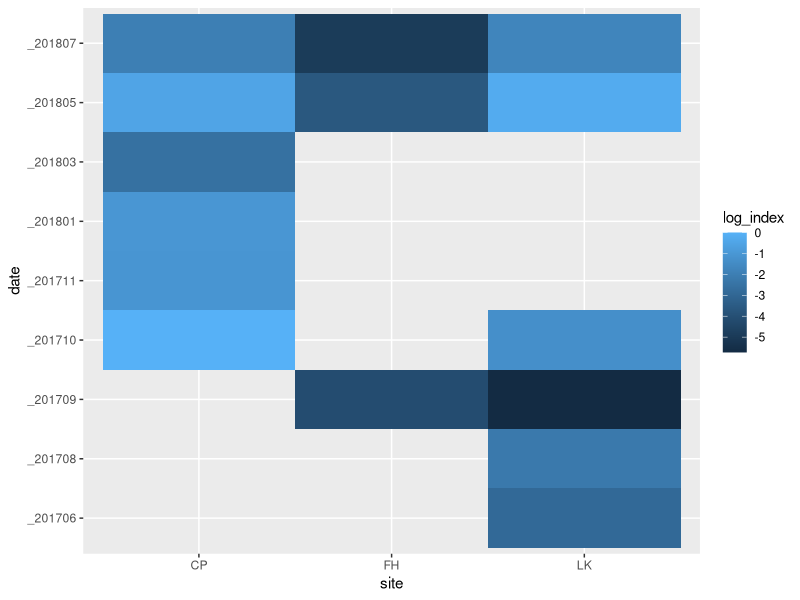
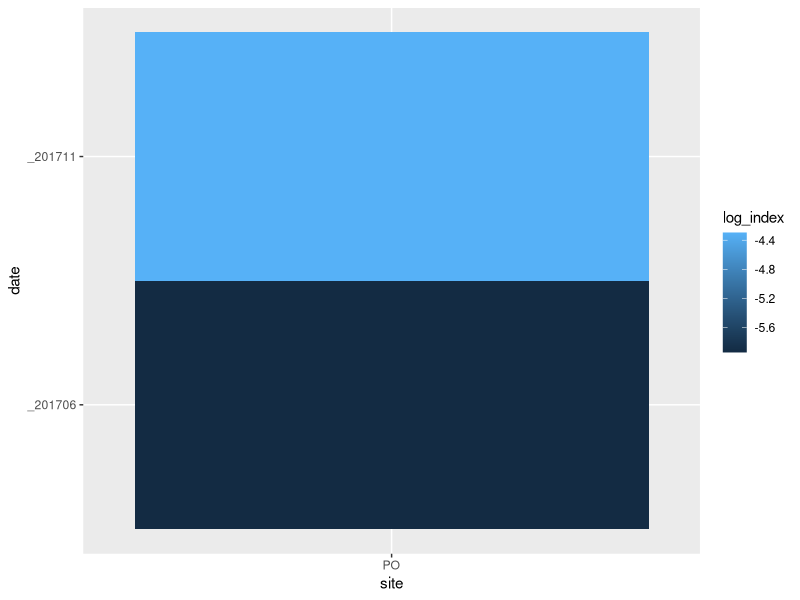

Write the R code that produced these figures, in order.
#===================================================
# Joe Duprey
# Benthic eDNA index heatmap 
# and by phylum/higher taxonomy?
# last edited 06/10/2021
#===================================================

library('tidyverse')
library('ggplot2')
library('dplyr')

myIndex <- read.csv("../data/eDNAindex.avg.reps.csv")

myIndex <- myIndex %>% 
  separate(col=sample, remove=FALSE, into=c("site", "date"), sep = 2)

kelp <- myIndex %>%
  filter(species %in% c('Fucus distichus')) %>%
  filter(site %in% c('CP','FH', 'LK'))

snails <- myIndex %>%
  filter(species %in% c('Fucus distichus')) %>%
  filter(site %in% c('LL','TW','SA','PO'))


ggplot(kelp, aes(site, date, fill=log_index)) +
  geom_tile()

ggplot(snails, aes(site, date, fill=log_index)) +
  geom_tile()
